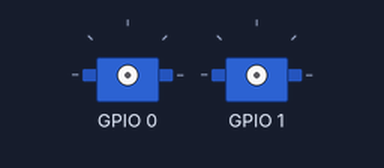
The sketch below on a simulated ESP32. Shown: 2 × servo. Wiring (inferred from the names in the program): PCA9685 PWM driver at I2C address 0x40. Servo pulses on a pin are drawn as a servo (544–2400 µs = 0–180°); what the sketch prints to the serial monitor is not drawn.

Above: at 0.05 s.
At 1.2 s:
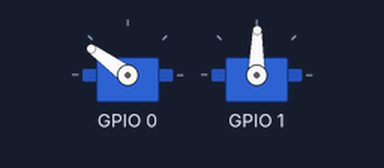
At 2.35 s:
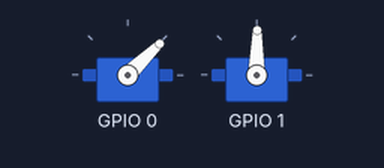
At 5.05 s:
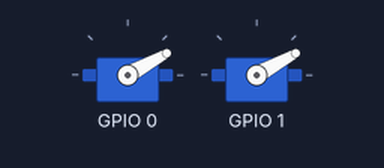
Timing chart, 0 to 6.6 s (numbered marks = the images above):
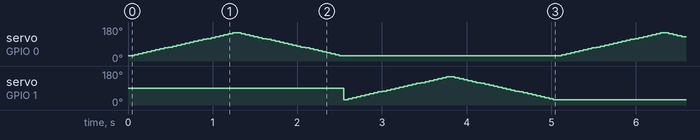

The sketch:

main.ino
```cpp
#include "i2c_bus.h"
#include "pca9685.h"
#include "servo.h"

static PCA9685 pca(0x40);
static ServoAxis pan(pca, 0);   // 채널0
static ServoAxis tilt(pca, 1);  // 채널1

void setup() {
  Serial.begin(115200);

  // 1) I2C 버스 시작
  I2CBus::begin(14, 15, 100000);

  // 2) I2C 스캔 (PCA9685면 보통 0x40)
  I2CBus::scan(Serial);

  // 3) PCA 시작 + 50Hz 설정
  if (!pca.begin()) {
    Serial.println("PCA9685 begin failed");
    while (1) delay(1000);
  }
  if (!pca.setPWMFreq(50.0f)) {
    Serial.println("PCA9685 setPWMFreq failed");
    while (1) delay(1000);
  }

  // 4) 서보 초기 위치
  pan.writeAngle(90);
  tilt.writeAngle(90);
}

void loop() {
  // 간단 테스트 스윕
  for (int a = 30; a <= 150; a += 5) {
    pan.writeAngle(a);
    delay(50);
  }
  for (int a = 150; a >= 30; a -= 5) {
    pan.writeAngle(a);
    delay(50);
  }

  for (int a = 30; a <= 150; a += 5) {
    tilt.writeAngle(a);
    delay(50);
  }
  for (int a = 150; a >= 30; a -= 5) {
    tilt.writeAngle(a);
    delay(50);
  }
}
```

i2c_bus.cpp
```cpp
#include "i2c_bus.h"
#include <Wire.h>

namespace I2CBus {

void begin(int sda, int scl, uint32_t freq_hz) {
  // ESP32는 핀 매핑 가능
  Wire.begin(sda, scl);
  Wire.setClock(freq_hz);
}

void scan(Stream &out) {
  out.println("\n[I2C] scan start...");
  int found = 0;

  for (uint8_t addr = 1; addr < 127; addr++) {
    Wire.beginTransmission(addr);
    uint8_t err = Wire.endTransmission();

    if (err == 0) {
      out.print("[I2C] Found device: 0x");
      if (addr < 16) out.print("0");
      out.println(addr, HEX);
      found++;
    }
  }

  if (found == 0) out.println("[I2C] No devices found");
  out.println("[I2C] scan done.\n");
}

} // namespace
```

i2c_bus.h
```cpp
#pragma once
#include <Arduino.h>

namespace I2CBus{
  void begin(int sda, int scl, uint32_t freq_hz = 100000);
  void scan(Stream &out);
}
```

pca9685.cpp
```cpp
#include "pca9685.h"
#include <Wire.h>

// PCA9685 레지스터
static const uint8_t MODE1      = 0x00;
static const uint8_t PRESCALE   = 0xFE;
static const uint8_t LED0_ON_L  = 0x06;

PCA9685::PCA9685(uint8_t i2c_addr) : _addr(i2c_addr) {}

bool PCA9685::write8(uint8_t reg, uint8_t val) {
  Wire.beginTransmission(_addr);
  Wire.write(reg);
  Wire.write(val);
  return (Wire.endTransmission() == 0);
}

bool PCA9685::read8(uint8_t reg, uint8_t &val) {
  Wire.beginTransmission(_addr);
  Wire.write(reg);
  if (Wire.endTransmission(false) != 0) return false; // repeated start

  if (Wire.requestFrom((int)_addr, 1) != 1) return false;
  val = Wire.read();
  return true;
}

bool PCA9685::begin() {
  // MODE1: AI(자동증가) ON 권장 (연속 레지스터 쓰기 편함)
  // RESTART는 필요할 때만
  return write8(MODE1, 0x20); // 0b0010_0000 (AI=1)
}

bool PCA9685::setPWMFreq(float hz) {
  // prescale = round(25MHz / (4096*hz)) - 1
  float prescaleval = 25000000.0f;
  prescaleval /= 4096.0f;
  prescaleval /= hz;
  prescaleval -= 1.0f;

  uint8_t prescale = (uint8_t)(prescaleval + 0.5f);

  uint8_t oldmode;
  if (!read8(MODE1, oldmode)) return false;

  uint8_t sleep = (oldmode & 0x7F) | 0x10; // SLEEP=1
  if (!write8(MODE1, sleep)) return false;

  if (!write8(PRESCALE, prescale)) return false;

  // wake
  if (!write8(MODE1, oldmode)) return false;
  delay(5);
  // restart + AI
  return write8(MODE1, oldmode | 0x80 | 0x20);
}

bool PCA9685::setPWM(uint8_t ch, uint16_t on, uint16_t off) {
  uint8_t reg = LED0_ON_L + 4 * ch;
  Wire.beginTransmission(_addr);
  Wire.write(reg);
  Wire.write(on & 0xFF);
  Wire.write(on >> 8);
  Wire.write(off & 0xFF);
  Wire.write(off >> 8);
  return (Wire.endTransmission() == 0);
}
```

pca9685.h
```cpp
#pragma once
#include <Arduino.h>

class PCA9685 {
public:
  explicit PCA9685(uint8_t i2c_addr = 0x40);

  bool begin();                     // 초기화 + 모드 설정
  bool setPWMFreq(float hz);        // PWM 주파수 설정(서보=50Hz)
  bool setPWM(uint8_t ch, uint16_t on, uint16_t off);  // raw tick

private:
  uint8_t _addr;

  bool write8(uint8_t reg, uint8_t val);
  bool read8(uint8_t reg, uint8_t &val);
};
```

servo.cpp
```cpp
#include "servo.h"

ServoAxis::ServoAxis(PCA9685 &drv, uint8_t channel, uint16_t minTick, uint16_t maxTick)
: _drv(drv), _ch(channel), _minTick(minTick), _maxTick(maxTick) {}

void ServoAxis::setRange(uint16_t minTick, uint16_t maxTick) {
  _minTick = minTick;
  _maxTick = maxTick;
}

uint16_t ServoAxis::angleToTick(int deg) const {
  deg = constrain(deg, 0, 180);
  return map(deg, 0, 180, _minTick, _maxTick);
}

uint16_t ServoAxis::usToTick(int us) const {
  // PCA9685 50Hz 기준: period = 20000us
  // tick = us * 4096 / 20000
  us = constrain(us, 500, 2500);
  return (uint16_t)((uint32_t)us * 4096 / 20000);
}

void ServoAxis::writeAngle(int deg) {
  uint16_t tick = angleToTick(deg);
  _drv.setPWM(_ch, 0, tick);
}

void ServoAxis::writeUS(int us) {
  uint16_t tick = usToTick(us);
  _drv.setPWM(_ch, 0, tick);
}
```

servo.h
```cpp
#pragma once
#include <Arduino.h>
#include "pca9685.h"

class ServoAxis {
public:
  // minTick/maxTick은 서보 캘리브레이션 값
  ServoAxis(PCA9685 &drv, uint8_t channel,
            uint16_t minTick = 110, uint16_t maxTick = 490);

  void writeAngle(int deg); // 0~180
  void writeUS(int us);     // 펄스폭 직접 제어(고급)
  void setRange(uint16_t minTick, uint16_t maxTick);

private:
  PCA9685 &_drv;
  uint8_t _ch;
  uint16_t _minTick, _maxTick;

  uint16_t angleToTick(int deg) const;
  uint16_t usToTick(int us) const;
};
```
